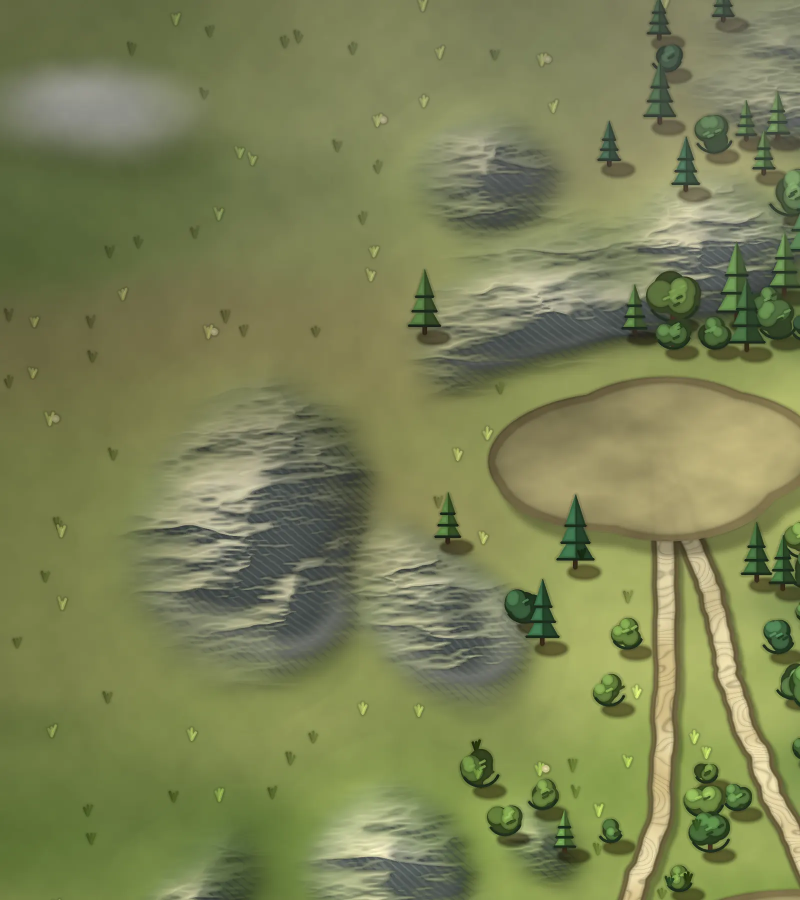
#> input picture src/ui/assets/cmp02/hi/hi_0_0.webp, 1600 x 1800 px (shown at 1/2 size)
$ python ref_stats.py ../../../../../src/ui/assets/cmp02/hi/hi_0_0.webp   (older library calls are emulated)
#> lines starting #> are read from the running program, lines starting #| are printed output that depends on the picture
# Thống kê giá trị sáng/tối/bão hòa của ảnh tham chiếu (chỉ phân tích, không lưu ảnh vào repo)
import sys, numpy as np, cv2
def stats(p):
    im=cv2.imread(p); im=cv2.resize(im,(960,540),interpolation=cv2.INTER_AREA)
#> in stats, im is the input picture: shape (1800, 1600, 3); mean B, G, R 84.4, 129.1, 122.6
#> after `im = cv2.resize(im, (960, 540), interpolation=cv2.INTER_AREA)`:
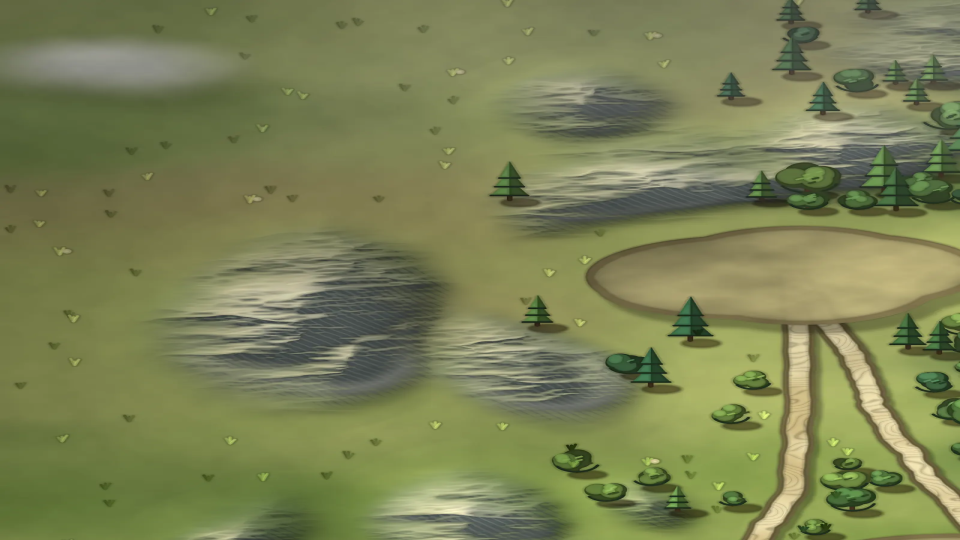
#> im: shape (540, 960, 3); mean B, G, R 84.4, 129.1, 122.6
    hsv=cv2.cvtColor(im,cv2.COLOR_BGR2HSV).astype(float); g=cv2.cvtColor(im,cv2.COLOR_BGR2GRAY).astype(float)/255
#> after `hsv = cv2.cvtColor(im, cv2.COLOR_BGR2HSV).astype(float)`:
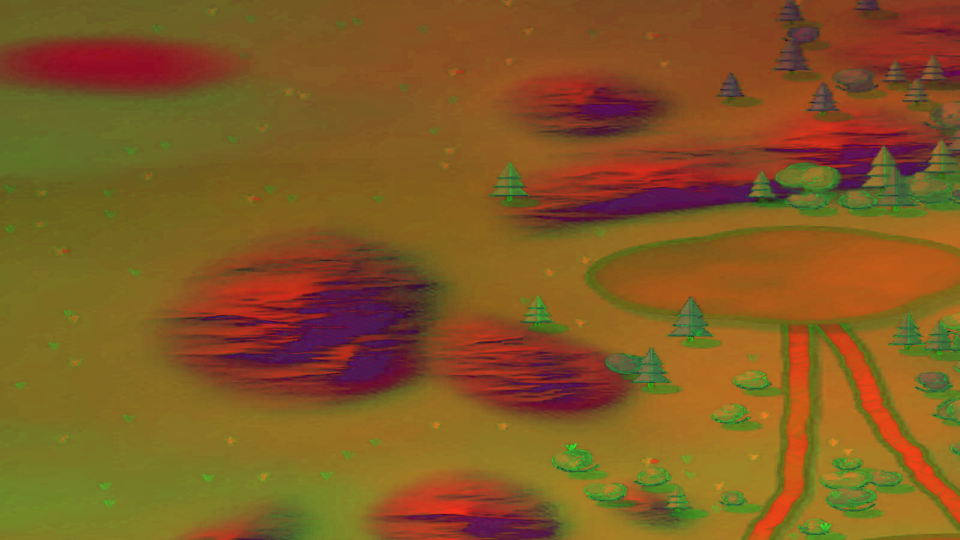
#> hsv: shape (540, 960, 3) float64; mean B, G, R 35.6, 89.3, 130.1
#> after `g = cv2.cvtColor(im, cv2.COLOR_BGR2GRAY).astype(float) / 255`:
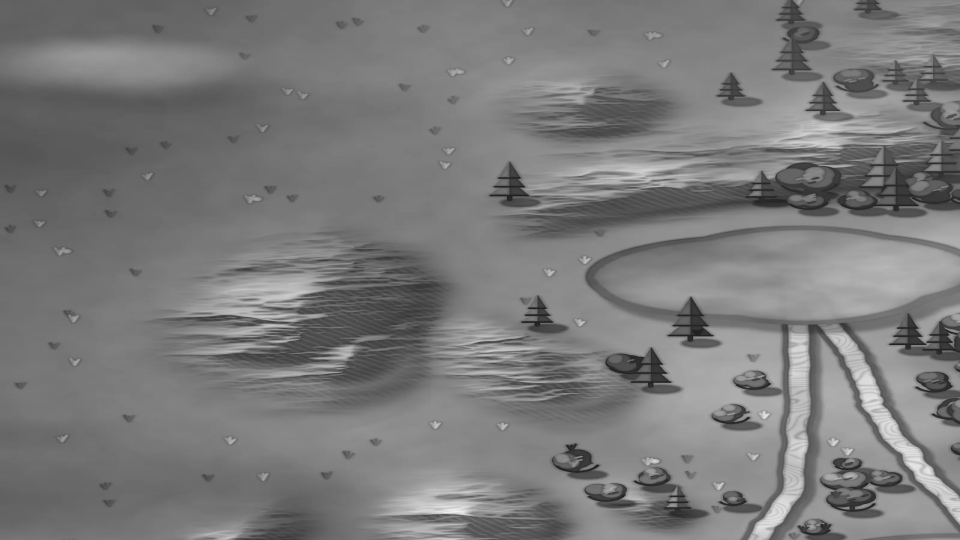
#> g: shape (540, 960) float64; min 0.11, max 0.953, mean 0.479
    lap=cv2.Laplacian((g*255).astype(np.uint8),cv2.CV_64F).var()
#> lap = 167.9
    # cạnh mạnh (tỉ lệ pixel có gradient > 0.12) ~ độ "nét mực"
    gx=cv2.Sobel(g,cv2.CV_64F,1,0);gy=cv2.Sobel(g,cv2.CV_64F,0,1);edge=(np.hypot(gx,gy)>0.5).mean()
#> after `gx = cv2.Sobel(g, cv2.CV_64F, 1, 0)`:
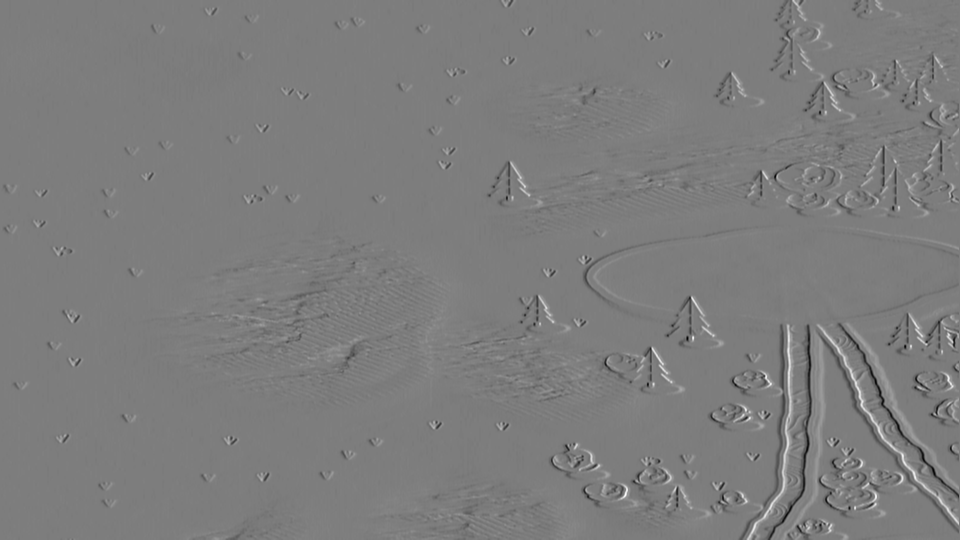
#> gx: shape (540, 960) float64; min -1.45, max 1.51, mean 0.000531; drawn with min black and max white
#> after `gy = cv2.Sobel(g, cv2.CV_64F, 0, 1)`:
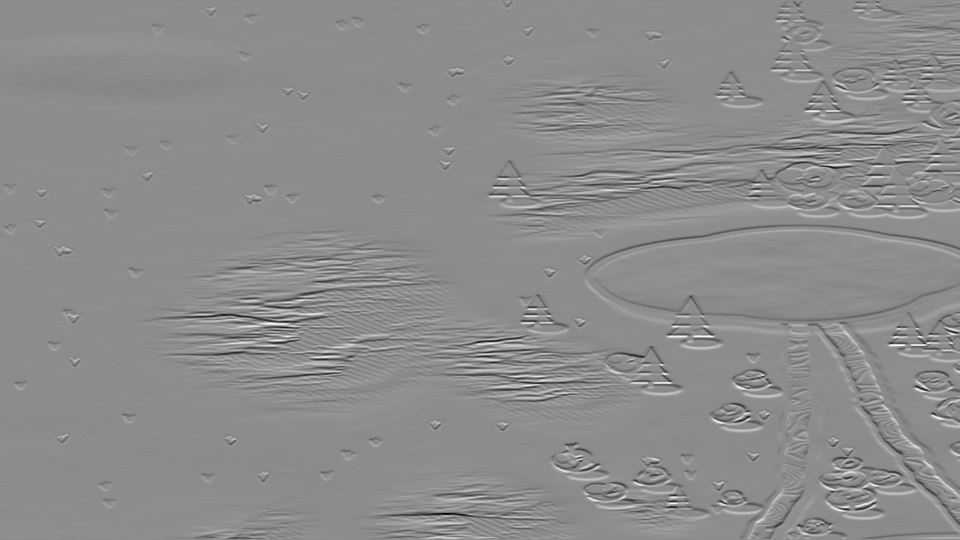
#> gy: shape (540, 960) float64; min -2.24, max 1.82, mean 0.000498; drawn with min black and max white
#> after `edge = (np.hypot(gx, gy) > 0.5).mean()`: edge = 0.0609
    z=im.reshape(-1,3).astype(np.float32); _,_,c=cv2.kmeans(z,6,None,(cv2.TERM_CRITERIA_EPS+cv2.TERM_CRITERIA_MAX_ITER,20,1),2,cv2.KMEANS_PP_CENTERS)
#> after `_, _, c = cv2.kmeans(z, 6, None, (cv2.TERM_CRITERIA_EPS + cv2.TERM_CRI`: c = [[66.66, 103, 94.09], [91.89, 142.7, 135.7], [78.56, 124.1, 117.9], [150.3, 192.8, 199.5], [111.3, 164, 161.2], [50.12, 72.72, 61.41]]
    pal=' '.join('#%02x%02x%02x'%(int(x[2]),int(x[1]),int(x[0])) for x in c)
    return dict(meanL=g.mean(),p5=np.percentile(g,5),p95=np.percentile(g,95),sat=hsv[...,1].mean()/255,edge=edge,lapvar=lap,pal=pal)
for p in sys.argv[1:]:
    s=stats(p); print(f"{p.split('/')[-1]:22s} L={s['meanL']:.2f} p5={s['p5']:.2f} p95={s['p95']:.2f} span={s['p95']-s['p5']:.2f} sat={s['sat']:.2f} edge={s['edge']:.3f} lap={s['lapvar']:.0f}\n    {s['pal']}")
#> after `s = stats(p)`: s = 7 items

$ run again, on src/ui/assets/cmp02/hi/hi_1_0.webp
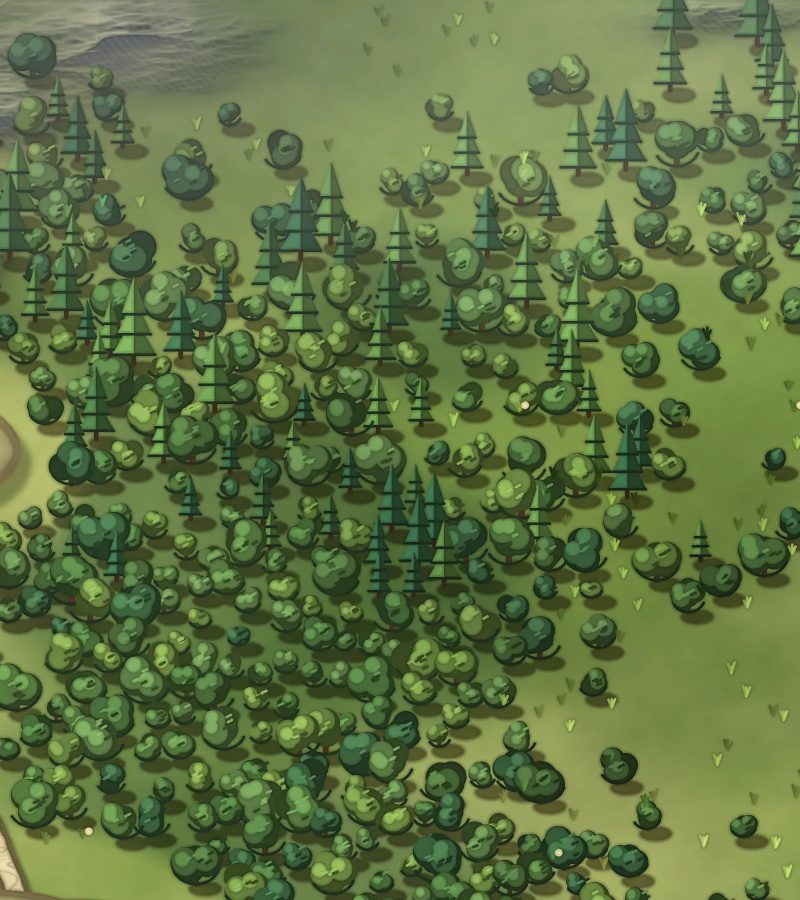
#> input picture src/ui/assets/cmp02/hi/hi_1_0.webp, 1600 x 1800 px (shown at 1/2 size)
#> in stats, im is the input picture: shape (1800, 1600, 3); mean B, G, R 66.3, 116.1, 95.3
#> im: shape (540, 960, 3)
#> in stats, `g = cv2.cvtColor(im, cv2.COLOR_BGR2GRAY).astype(float) / 255`:
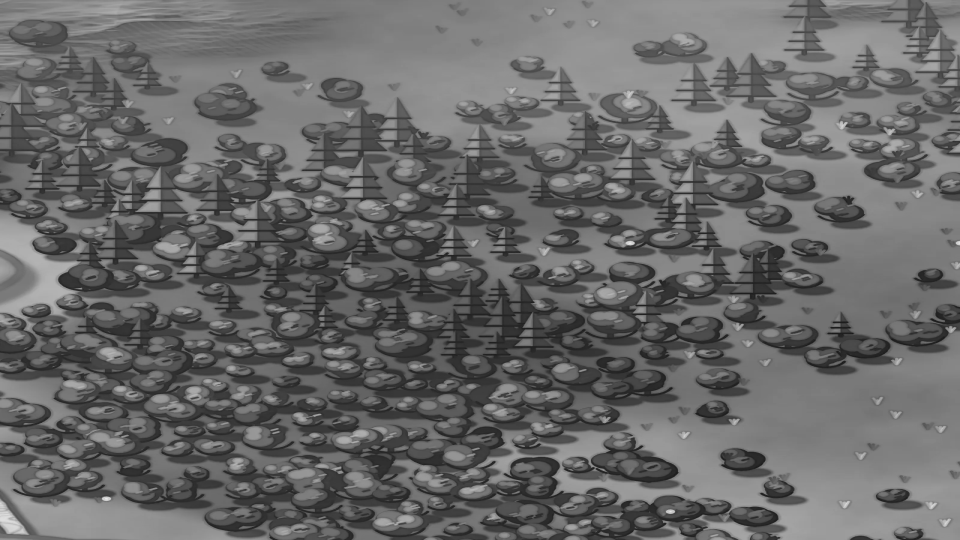
#> g: shape (540, 960) float64; min 0.098, max 0.914, mean 0.408
#> lap = 427
#> in stats, `gy = cv2.Sobel(g, cv2.CV_64F, 0, 1)`:
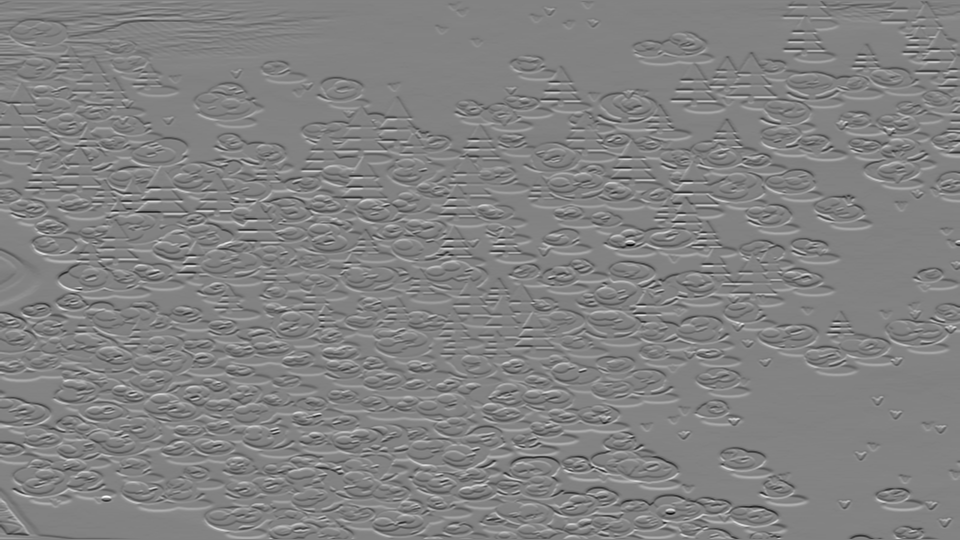
#> gy: shape (540, 960) float64; min -2.42, max 2.31, mean -0.00134; drawn with min black and max white
#> edge = 0.172
#> c = [[97.82, 163.8, 145.6], [42.5, 80.14, 61.77], [71.74, 128.8, 105.1], [60.66, 105.1, 81.31], [86.5, 144.9, 124.9], [29.4, 58.8, 40.07]]
#> s = 7 items

$ run again, on src/ui/assets/cmp02/hi/hi_1_1.webp
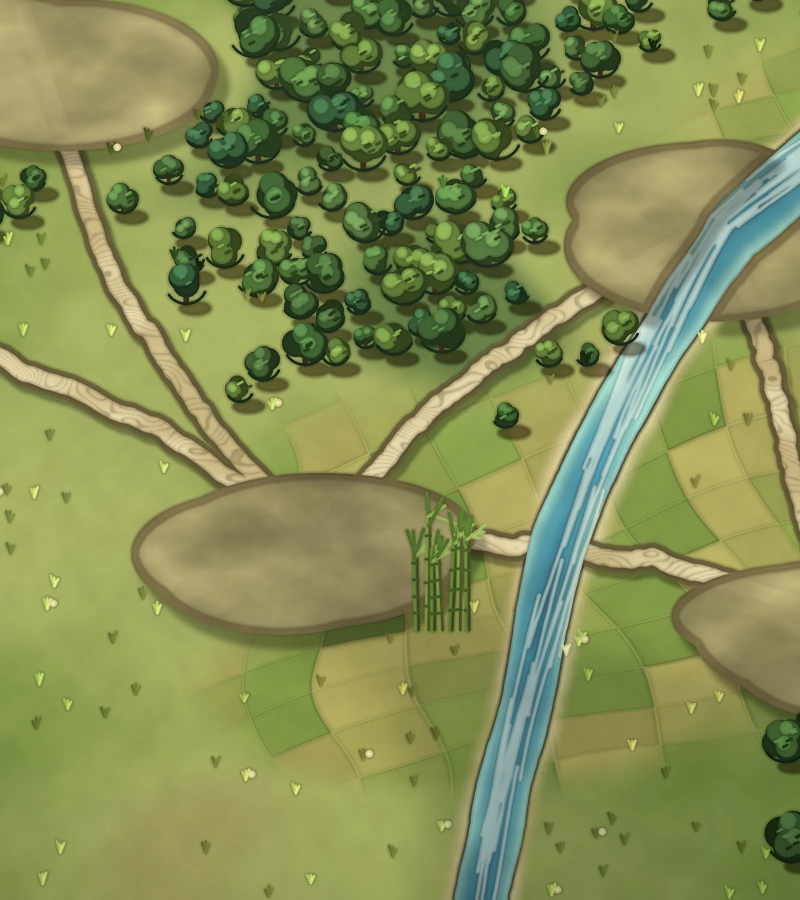
#> input picture src/ui/assets/cmp02/hi/hi_1_1.webp, 1600 x 1800 px (shown at 1/2 size)
#> in stats, im is the input picture: shape (1800, 1600, 3); mean B, G, R 84.1, 141.3, 131.5
#> im: shape (540, 960, 3)
#> in stats, `g = cv2.cvtColor(im, cv2.COLOR_BGR2GRAY).astype(float) / 255`:
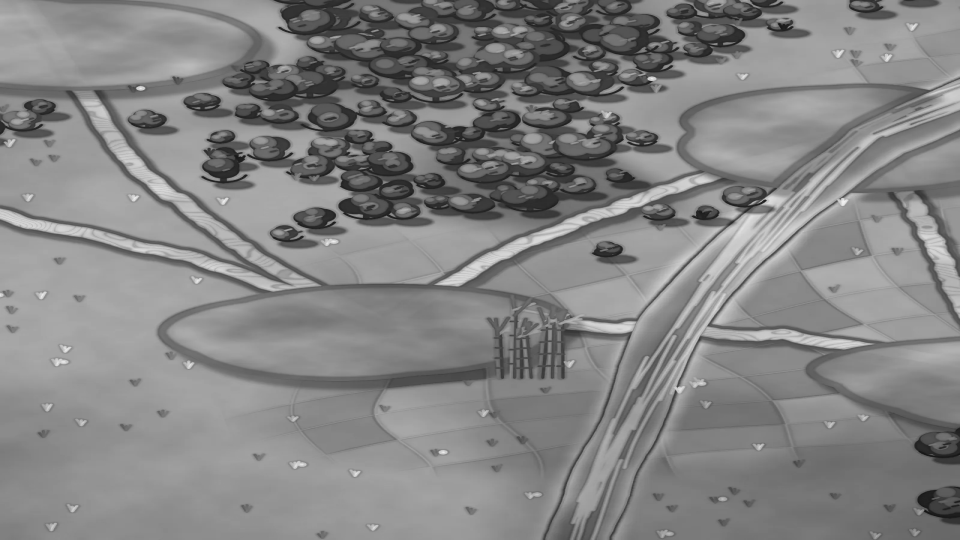
#> g: shape (540, 960) float64; min 0.0745, max 0.945, mean 0.517
#> lap = 271.8
#> in stats, `gy = cv2.Sobel(g, cv2.CV_64F, 0, 1)`:
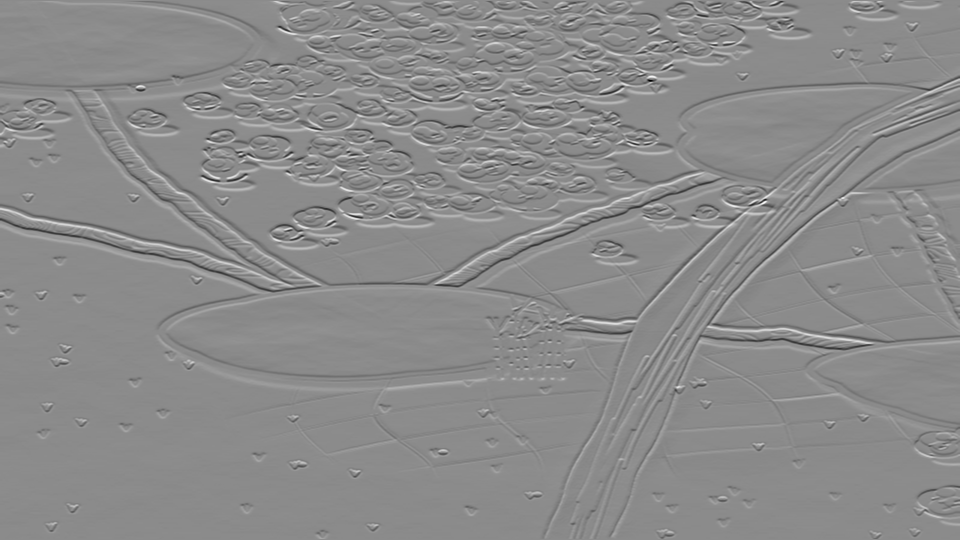
#> gy: shape (540, 960) float64; min -2.73, max 2.27, mean 0.00128; drawn with min black and max white
#> edge = 0.112
#> c = [[60.03, 112.9, 100.1], [96.12, 166, 162.2], [161.2, 193.8, 186.6], [33.87, 70.15, 51.23], [79.48, 143.2, 135.5], [148.1, 146.2, 100.4]]
#> s = 7 items

$ run again, on src/ui/assets/cmp02/hi/hi_2_0.webp
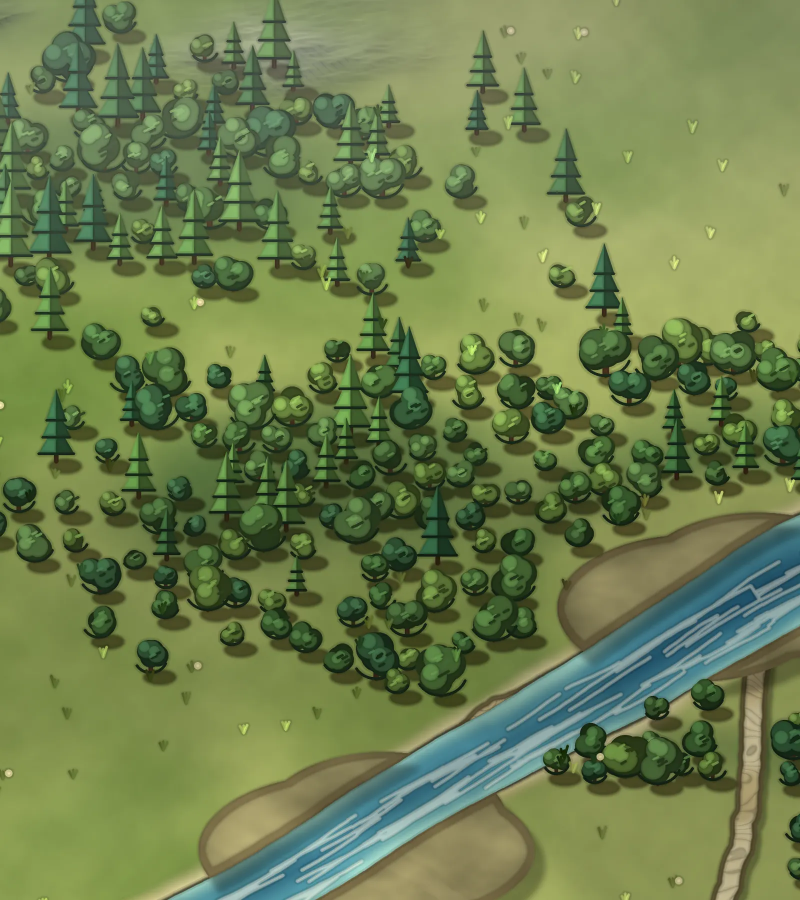
#> input picture src/ui/assets/cmp02/hi/hi_2_0.webp, 1600 x 1800 px (shown at 1/2 size)
#> in stats, im is the input picture: shape (1800, 1600, 3); mean B, G, R 77.5, 125.9, 108.3
#> im: shape (540, 960, 3)
#> in stats, `g = cv2.cvtColor(im, cv2.COLOR_BGR2GRAY).astype(float) / 255`:
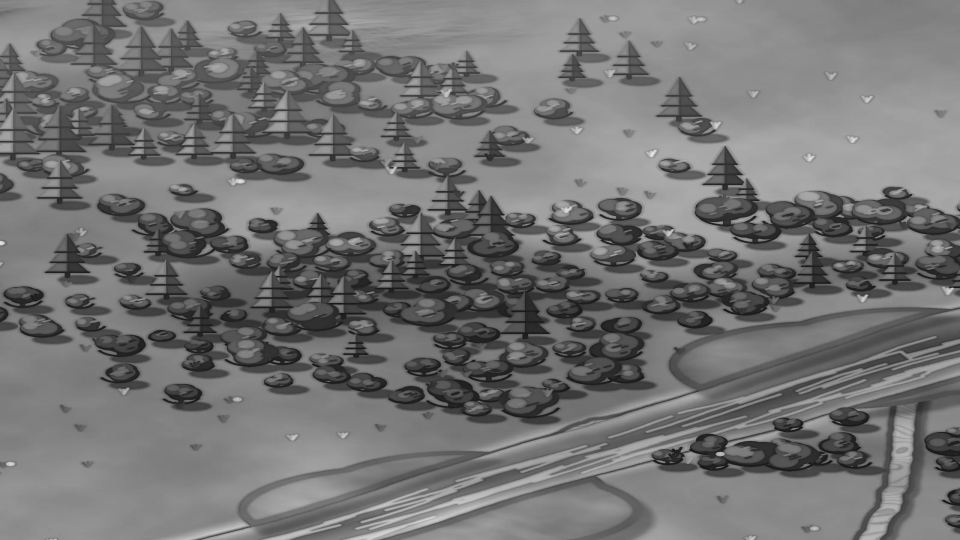
#> g: shape (540, 960) float64; min 0.0824, max 0.922, mean 0.451
#> lap = 376.5
#> in stats, `gy = cv2.Sobel(g, cv2.CV_64F, 0, 1)`:
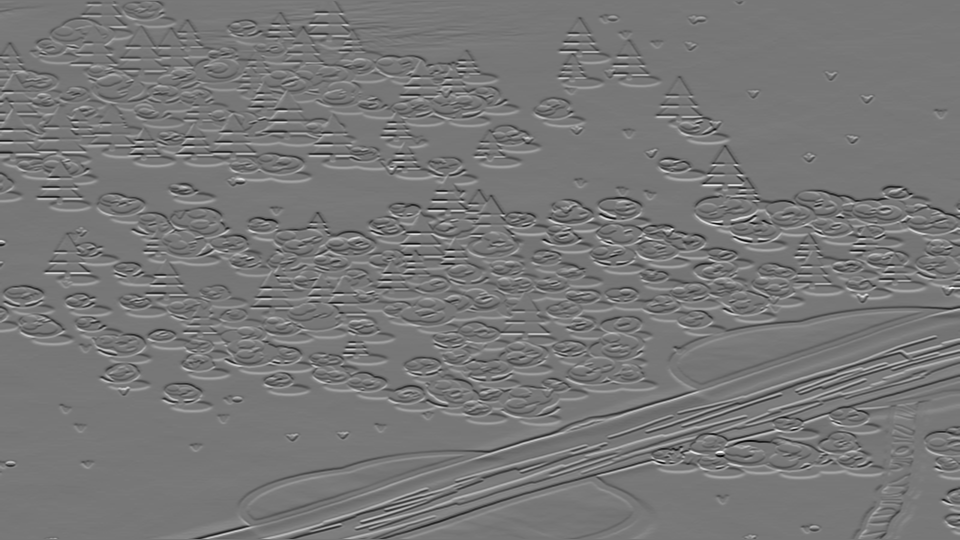
#> gy: shape (540, 960) float64; min -2.03, max 2.29, mean 0.000166; drawn with min black and max white
#> edge = 0.145
#> c = [[98.98, 161.2, 148.6], [30.31, 61.24, 44.18], [57.25, 97.56, 80.38], [118.5, 113.8, 66.66], [78.21, 139.2, 122.9], [161.2, 163.3, 127.3]]
#> s = 7 items
